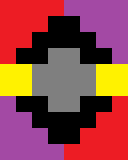

Below is a game level as drawn by its tile map, then a one-line description and the .tmx file that defines it, in full:
An orthogonal 8x10 tile map with 16x16 px tiles, 1 tile layer (Kachelebene 1).

<map version="1.5" tiledversion="1.6.0" orientation="orthogonal" renderorder="right-down" width="8" height="10" tilewidth="16" tileheight="16" infinite="0" nextlayerid="2" nextobjectid="1">
 <editorsettings>
  <export target="Level2.csv" format="csv" />
 </editorsettings>
 <tileset firstgid="1" source="Bricks.tsx" />
 <layer id="1" name="Kachelebene 1" width="8" height="10">
  <data encoding="csv">
4,4,4,4,5,5,5,5,
4,4,4,0,0,5,5,5,
4,4,0,0,0,0,5,5,
4,0,0,1,1,0,0,5,
6,6,1,1,1,1,6,6,
6,6,1,1,1,1,6,6,
5,0,0,1,1,0,0,4,
5,5,0,0,0,0,4,4,
5,5,5,0,0,4,4,4,
5,5,5,5,4,4,4,4
</data>
 </layer>
</map>